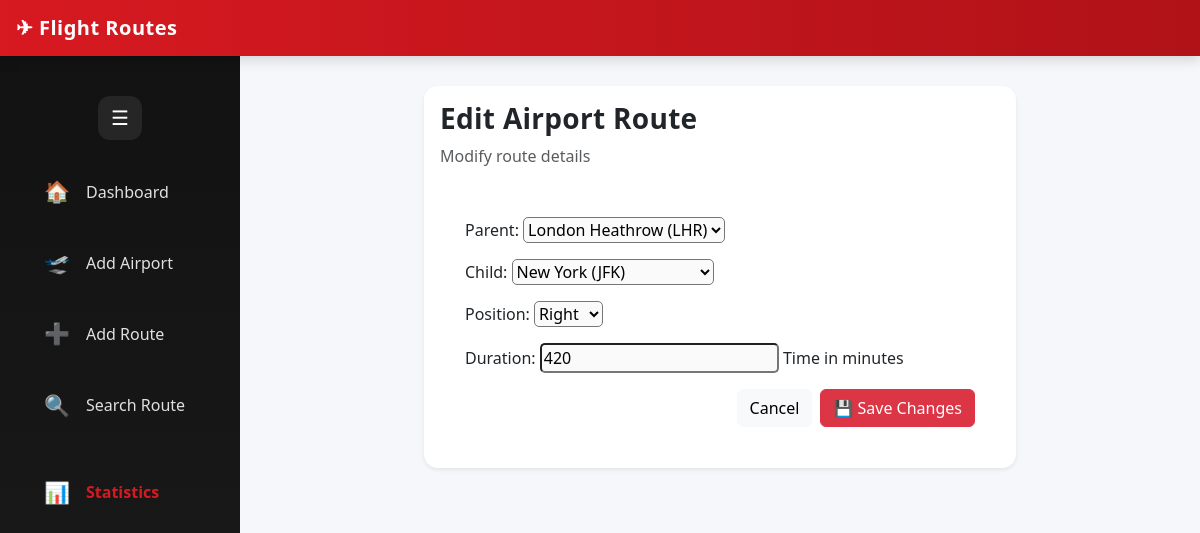
Page /route/11/edit/ on the committed database.
### routes/models.py (models this page shows, shortened)
class BaseModel(models.Model):
    created_at = models.DateTimeField(auto_now_add=True)
    updated_at = models.DateTimeField(auto_now=True)
    class Meta:
        abstract = True

class AirportRoute(BaseModel):
    POSITION_CHOICES = (
        ('LEFT', 'Left'),
        ('RIGHT', 'Right'),
    )
    parent = models.ForeignKey(
        Airport,
        on_delete=models.CASCADE,
        related_name='parent_routes'
    )
    child = models.ForeignKey(
        Airport,
        on_delete=models.CASCADE,
        related_name='child_routes'
    )
    position = models.CharField(max_length=5, choices=POSITION_CHOICES)
    duration = models.PositiveIntegerField(help_text="Time in minutes")
    class Meta:
        unique_together = ('parent', 'position')

### routes/views.py (the view)
# urls.py: path('route/<int:pk>/edit/', edit_route, name='edit_route'),
def edit_route(request, pk):
    route = get_object_or_404(AirportRoute, pk=pk)
    form = AirportRouteForm(request.POST or None, instance=route)
    if form.is_valid():
        form.save()
        return redirect('home')
    return render(request, 'routes/edit_route.html', {
        'form': form,
        'route': route
    })

### routes/forms.py
class AirportRouteForm(forms.ModelForm):
    class Meta:
        model = AirportRoute
        fields = ['parent', 'child', 'position', 'duration']

### routes/models.py (called while the page is built)
    def __str__(self):
        return self.name

### templates/routes/edit_route.html (shortened to what this page needs)
{% extends 'routes/base.html' %}
{% block content %}
<div class="row justify-content-center">
  <div class="col-md-8">
    <div class="card shadow-sm">
      <div class="card-body">
        <h3>Edit Airport Route</h3>
        <p class="text-muted mb-4">
          Modify route details
        </p>
        <form method="post">
          {{ form.as_p }}
          <div class="d-flex justify-content-end">
            <a href="{% url 'home' %}" class="btn btn-light me-2">Cancel</a>
            <button type="submit" class="btn btn-danger">
              💾 Save Changes
            </button>
          </div>
        </form>
      </div>
    </div>
  </div>
</div>
{% endblock %}

### static/css/style.css (style rules this page uses)
:root { --flight-red: #d71921; --flight-dark: #1c1c1c; --flight-gold: #c9a24d; --soft-gray: #f5f7fa; }
body { background-color: var(--soft-gray); font-family: "Segoe UI", Roboto, Helvetica, Arial, sans-serif; color: #222; }
h3, h5 { font-weight: 600; letter-spacing: 0.3px; }
.card { border: none; border-radius: 14px; background-color: #fff; transition: transform 0.2s ease, box-shadow 0.2s ease; }
form { background: white; padding: 25px; border-radius: 14px; }
select, input[type="number"] { background-color: #fafafa; border-radius: 5px; }
body { overflow-x: hidden; }

### rows in the picture
AirportRoute: parent "London Heathrow (LHR)", child "New York (JFK)", position "Right", duration "420"
